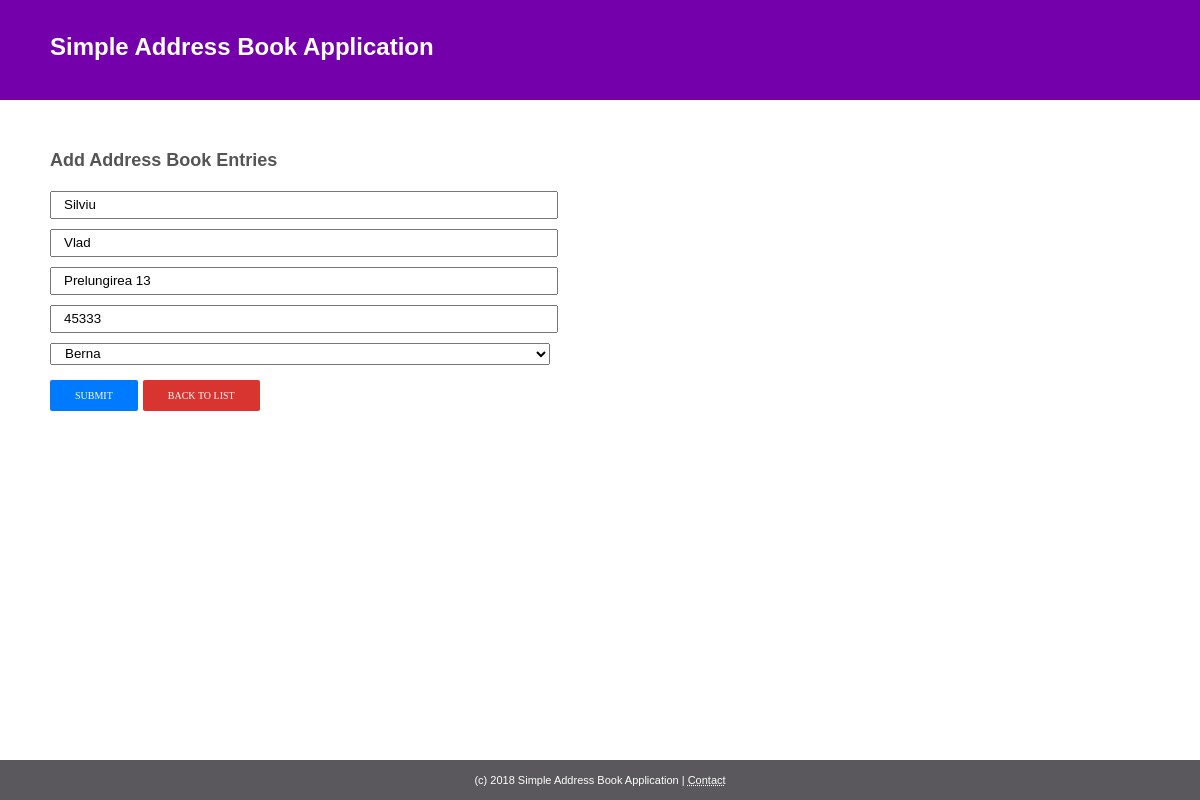
Page /edit.php?uid=4 on the committed database.
### tables this page shows
CREATE TABLE `addressbook` (
  `id` int(11) NOT NULL,
  `first_name` varchar(255) NOT NULL,
  `last_name` varchar(255) NOT NULL,
  `street` varchar(255) NOT NULL,
  `zipcode` varchar(30) NOT NULL,
  `city_id` int(11) NOT NULL
);

CREATE TABLE `cities` (
  `id` int(11) NOT NULL,
  `name` varchar(255) NOT NULL
);

### config.php (called while the page is built, shortened)
<?php
 $base_url     = "http://localhost/simple-addressbook";

### edit.php (the view, shortened to what this page needs)
<?php
	require_once('./config.php');
	require_once('./init.php');
	require_once('./partials/_header.php');
?>
<section class="add">
	<h2>Add Address Book Entries<h2>
	<?php
		 $sql = 'SELECT * FROM addressbook WHERE id = "'.mysqli_real_escape_string($db, $_GET['uid']).'" ';
		 $result = $db->query($sql);
	     $entry_data = array();
		 if ($result->num_rows == 1) {
		  	 while($row = $result->fetch_assoc()) {
		  		 $entry_data = $row;
		  	 }
		 }
	?>
	<form action="<?php echo $base_url;?>/edit.php?uid=<?php echo $_GET["uid"]; ?>" method="POST">
		<input type="text" name="first_name" placeholder="First Name*" value="<?php echo (!isset($entry_data['first_name']))? 'Undefined' : $entry_data['first_name'] ; ?>" required />
		<input type="text" name="last_name" placeholder="Last Name*" value="<?php echo (!isset($entry_data['last_name']))? 'Undefined' : $entry_data['last_name'] ; ?>" required />
		<input type="text" name="street" placeholder="Street*" value="<?php echo (!isset($entry_data['street']))? 'Undefined' : $entry_data['street'] ; ?>" required />
		<input type="text" name="zipcode" placeholder="Postal Code*" value="<?php echo (!isset($entry_data['zipcode']))? 'Undefined' : $entry_data['zipcode'] ; ?>" required />
		<?php
			$sql = "SELECT * FROM cities ";
			$result = $db->query($sql);
		?>
		<select name="city_id" required>
			<?php if ($result->num_rows > 0) { ?>
				<?php while($row = $result->fetch_assoc()) { ?>
					<option value="<?php echo $row['id']; ?>" <?php echo (isset($entry_data['city_id']) && $entry_data['city_id'] == $row['id'])? 'selected="selected"' : '' ; ?> ><?php echo $row['name']; ?></option>
				<?php } ?>
			<?php } ?>
		</select>
		<input type="submit" class="btn btn--add btn--big" value="Submit">
		<a href="<?php echo $base_url?>/" class="btn btn--delete btn--big">Back to list</a>
	</form>
</section>
<?php
	require_once('./partials/_footer.php');
?>

### assets/css/styles.css (style rules this page uses)
body { font-size:12px; font-family:Tahoma, Geneva, sans-serif; color: #555555; margin:0; padding:0; }
.btn { text-decoration: none; text-transform: uppercase; border-radius: 2px; background: #666666; color: #ffffff; font-size: 10px; display: inline-table; padding: 7px 15px; border:0; font: 500 10px Tahoma; cursor: pointer; }
.btn.btn--add { background:#007bff; margin-bottom:10px; }
.btn.btn--delete { background:#d83531; padding: 5px 15px; }
.btn.btn--big { padding:10px 25px; margin:10px 0; }
form { width:100%; max-width:500px; }
form input[type="text"] { width:100%; height:22px; line-height:22px; margin:5px 0; text-indent:10px; }
form select { width:100%; height:22px; line-height:22px; margin:5px 0; text-indent:10px; }
section { width: 100%; box-sizing:border-box; padding: 35px 50px; }

### rows in the picture
addressbook: first_name "Silviu", last_name "Vlad", street "Prelungirea 13", zipcode "45333", city_id "Berna"
